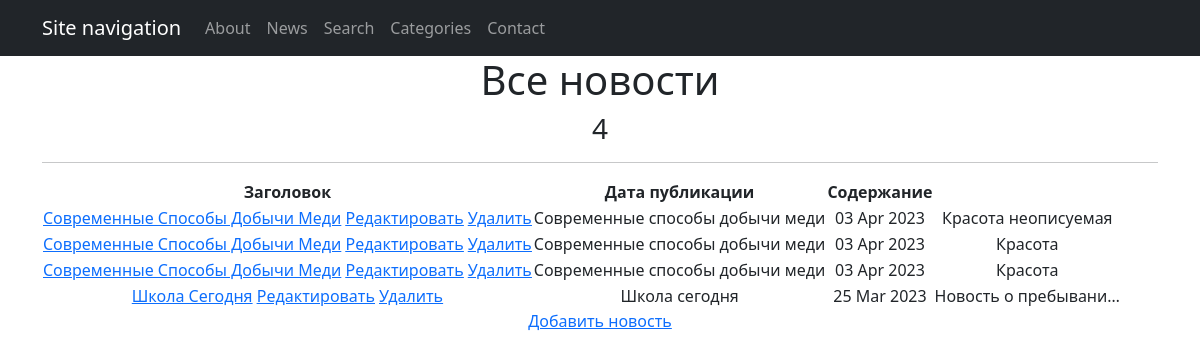
Page /news/ on the committed database.
### news/models.py (models this page shows, shortened)
class Post(models.Model):
    author = models.ForeignKey(Author, on_delete=models.CASCADE)
    type = models.IntegerField(choices=post_type, default=0)
    date_time_create = models.DateTimeField(auto_now_add=True)
    category = models.ManyToManyField(Category, through='PostCategory')
    title = models.TextField(max_length=255)
    post_text = models.TextField(max_length=20000)
    post_rating = models.IntegerField(default=1)
    quantity = models.IntegerField(validators=[MinValueValidator(0, 'Quantity should be >= 0')])

### news/views.py (the view)
# urls.py: path('', cache_page(60*1)(NewsList.as_view()),
class NewsList(ListView):
    queryset = Post.objects.filter(type=0)
    ordering = '-date_time_create'
    template_name = 'news.html'
    context_object_name = 'news'
    paginate_by = 10

### news/templatetags/custom_filters.py (called while the page is built)
@register.filter()
def censor(value):
    if not isinstance(value, str):
        raise ValueError('Фильтр только для строк')
    words = value.split()
    for i, word in enumerate(words):
        if word.lower() in BED_WORDS:
            words[i] = '*' * len(word)
    return ' '.join(words)

### templates/news.html (shortened to what this page needs)
{% extends 'flatpages/default.html' %}
{% load custom_filters %}
{% load custom_filters %}
{% load custom_tags %}
{% load cache %}
{% cache 20 header %}
{% block content %}
<h1>Все новости</h1>
    <h3>{{ news|length }}</h3>
<hr>
    {% if news %}
        <table>
            <thead>
                <tr>
                    <th>Заголовок</th>
                    <th>Дата публикации</th>
                    <th>Содержание</th>
                </tr>
            </thead>
            {% for new in news %}
            <tr>
                <td>
                    <a href="{% url 'new' new.id %}">{{ new.title|title }}</a>
                    <a href="{% url 'new_update' new.id %}"><u>Редактировать</u></a>
                    <a href="{% url 'new_delete' new.id %}"><u> Удалить </u></a>
                </td>
                <td>{{ new.title|censor }}</td>
                <td>{{ new.date_time_create|date:'d M Y' }}</td>
                <td>{{ new.post_text|censor|truncatechars:20 }}</td>
            </tr>
            {% endfor %}
        </table>
    {% else %}
        <h2>Новостей нет!</h2>
    {% endif %}
    <a href="{% url 'new_add' %}">Добавить новость</a> <br>
{% endblock content %}
{% endcache %}

### rows in the picture
Post: title "Современные Способы Добычи Меди", title|censor "Современные способы добычи меди", date_time_create "03 Apr 2023", post_text|censor "Красота неописуемая"
Post: title "Современные Способы Добычи Меди", title|censor "Современные способы добычи меди", date_time_create "03 Apr 2023", post_text|censor "Красота"
Post: title "Современные Способы Добычи Меди", title|censor "Современные способы добычи меди", date_time_create "03 Apr 2023", post_text|censor "Красота"
Post: title "Школа Сегодня", title|censor "Школа сегодня", date_time_create "25 Mar 2023", post_text|censor "Новость о пребывани…"

### other values in the picture
{{ news|length }} "4"
